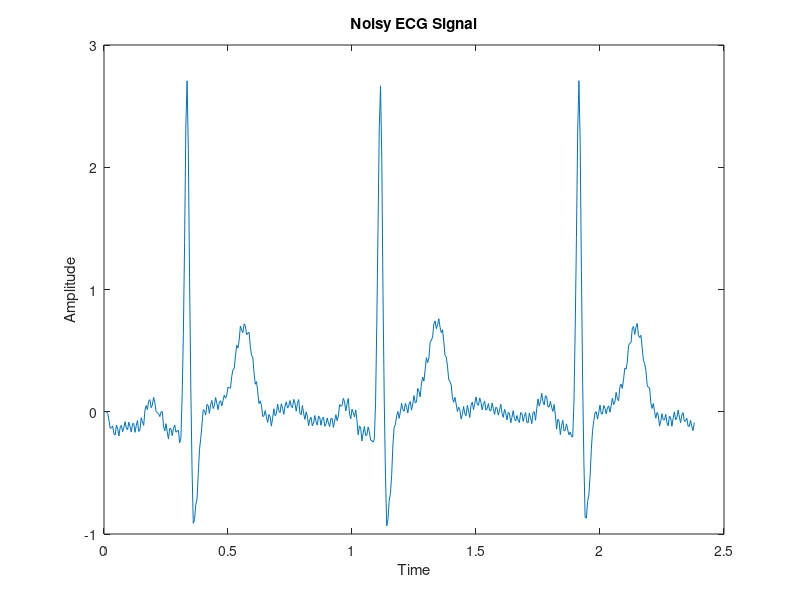

This chart was generated by the following MATLAB code: (Note: this script raises an error after producing the figure.)
clc; clear; close all;
%% Load the ECG Signal and Plot it
ecg = load('ecg2x60.dat');
fs = 200;
l = length(ecg);
t = [1:l]/fs;
plot(t,ecg)
xlabel('Time'); ylabel('Amplitude'); title('Noisy ECG Signal');

%% Design Notch filter with 2 zeros and no poles to remove 60 Hz power line noise
% zeros location = cos(w) (+/-) j*sin(w); 
w = (2*pi*60)/fs;
z = [exp(1i*w) exp(-1i*w)]';
p = 0;
[b,a] = zp2tf(z,p,1); 
t1 = tf(b,a,(1/fs));
pzplot(t1) % Pole-Zero Plot

[m,f] = freqz(b,a,l,fs);
subplot(211); plot(f,abs(m)); % Magnitude Spectrum
xlabel('Freq(Hz)'); ylabel('Amplitude'); title('Magnitude Spectrum');
[p,f] = phasez(b,a,l,fs);
subplot(212); plot(f,p); % Phase Spectrum
xlabel('Phase'); ylabel('Amplitude'); title('Phase Spectrum');

%% Apply the filter to signal 
ecgfilt = filter(b,a,ecg); % Apply filter to the signal
subplot(211); plot(t,ecg);
xlabel('Time'); ylabel('Amplitude'); title('Noisy ECG Signal');
subplot(212); plot(t,ecgfilt); 
xlabel('Time'); ylabel('Amplitude'); title('Filtered ECG Signal');

%% To get a narrow bandwidth for the notch filter, add poles near the zeros
z = [exp(1i*w) exp(-1i*w)]';
r = 0.95; % Radius of pole  
p = [r*exp(1i*w) r*exp(-1i*w)];
[b,a] = zp2tf(z,p,1); 
t1 = tf(b,a,(1/fs));
pzplot(t1) % Pole-Zero Plot

[m,f] = freqz(b,a,l,fs);
subplot(211); plot(f,abs(m)); % Magnitude Spectrum
xlabel('Freq(Hz)'); ylabel('Amplitude'); title('Magnitude Spectrum');
[p,f] = phasez(b,a,l,fs);
subplot(212); plot(f,p); % Phase Spectrum
xlabel('Phase'); ylabel('Amplitude'); title('Phase Spectrum');
%% Apply the filter to signal 
ecgfilt = filter(b,a,ecg); % Apply filter to the signal
subplot(211); plot(t,ecg);
xlabel('Time'); ylabel('Amplitude'); title('Noisy ECG Signal');
subplot(212); plot(t,ecgfilt); 
xlabel('Time'); ylabel('Amplitude'); title('Filtered ECG Signal');
